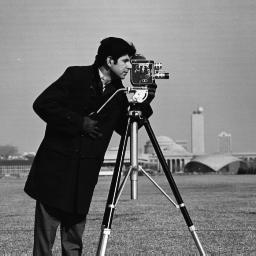
%> input picture homework09/Cameraman256.bmp, 256 x 256 px
$ octave week09.m   (GNU Octave 9; MATLAB toolbox functions it lacks are replaced by stand-ins)
%> lines starting %> are read from the running program, lines starting %| are printed output that depends on the picture
### homework02/psnr.m
function [retval] = psnr(input1, input2, _max)
  [rows, cols] = size(input1);
  retval = 10 * log10(_max^2/mse(input1, input2));
endfunction

### homework02/mse.m
function [retval] = mse(input1, input2)
  [rows, cols] = size(input1);
  retval = sum(sum((double(input1) - double(input2)).^2))/(rows * cols);
endfunction

### homework09/imwritegray.m
function imwritegray(varargin)
    if exist('octave_config_info')
        data = varargin{1};
        data_d(:,:,1) = data(:,:);
        data_d(:,:,2) = data(:,:);
        data_d(:,:,3) = data(:,:);
        varargin{1} = data_d;
        imwrite(varargin{:});
    else
        imwrite(varargin{:});
    end
end

### homework09/week09.m
clear all
close all
clc

im = imread('Cameraman256.bmp');
%> im is the input picture: size 256x256 uint8; min 0, max 255, mean 118.7
imwritegray(im, 'Cameraman256_75.jpg', 'Quality', 75);
im75 = imread('Cameraman256_75.jpg');
%> im75: size 256x256 uint8; min 0, max 255, mean 118.7; mean of the top-left, top-right, bottom-left and bottom-right quarters 119.9, 153.8, 75.8, 125.4
imwritegray(im, 'Cameraman256_10.jpg', 'Quality', 10);
im10 = imread('Cameraman256_10.jpg');
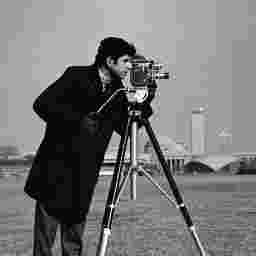
%> im10: size 256x256 uint8; min 0, max 255, mean 118.9

figure; imshow(im);
figure; imshow(im75);
figure; imshow(im10);

psnr75 = psnr(double(im), double(im75), 255);
%> in mse, `retval = sum(sum((double(input1) - double(input2)).^2))/(rows * cols);`: retval = 0.00162
%> in psnr, `retval = 10 * log10(_max^2/mse(input1, input2));`: retval = 76.04
%> psnr75 = 76.04
psnr10 = psnr(double(im), double(im10), 255);
%> psnr10 = 26.44

a = repmat (uint8 (0:255), 100, 1);
imshow (a)
imwritegray (a, "test.jpg");
b = imread ("test.jpg");
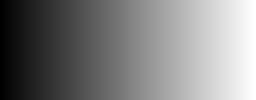
%> b: size 100x256 uint8; min 0, max 255, mean 127.5
figure;
imshow (b)
